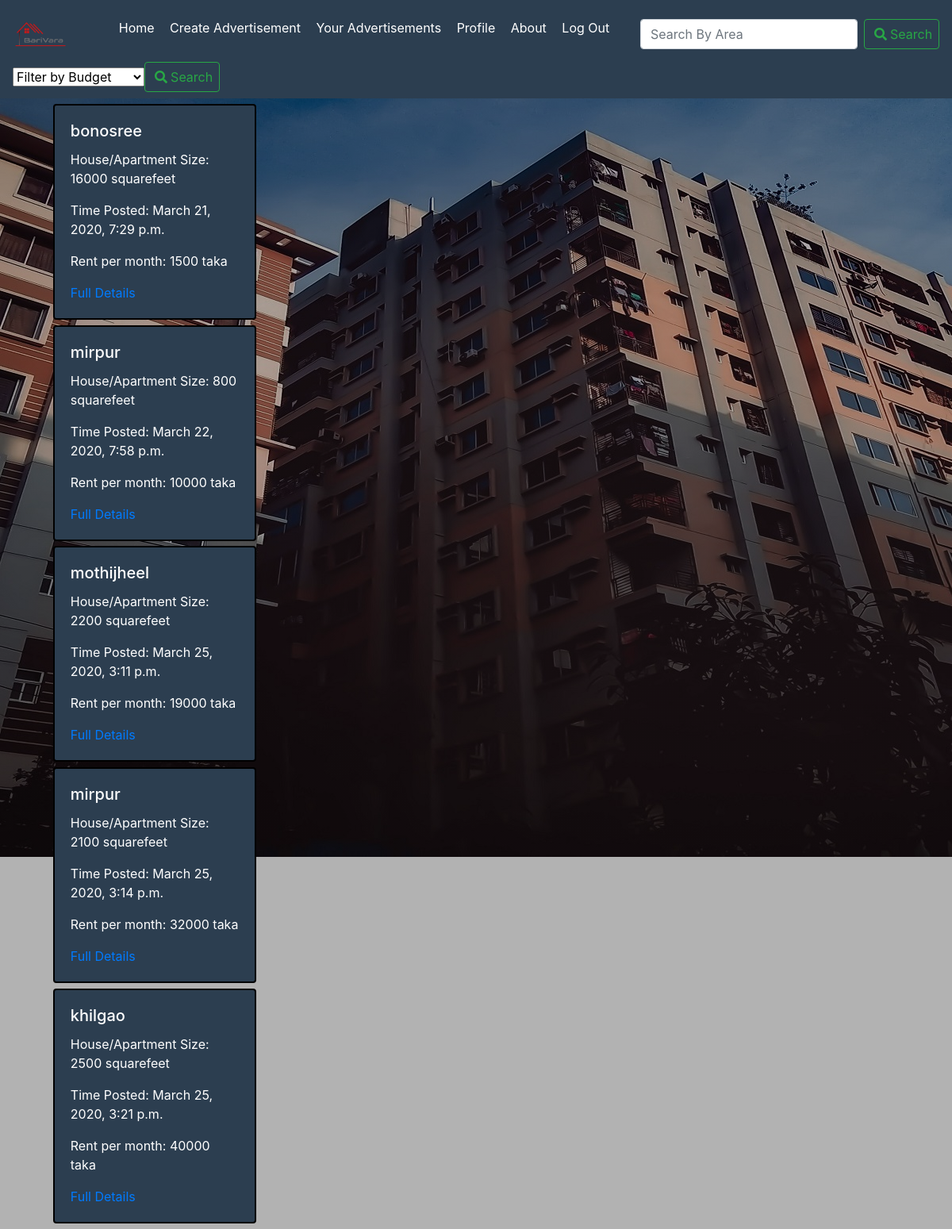
The app's page /BariVara/ with its own data.
### BariVara/models.py (models this page shows, shortened)
class advertisements(models.Model):
    PLACE=[
        ('mothijheel', 'Mothijheel'),
        ('bonosree', 'Bonosree'),
        ('mirpur', 'Mirpur'),
        ('khilgao', 'Khilgao'),
        ('gulshan', 'Gulshan'),
        ('badda', 'Badda'),
        ('uttora', 'Uttora'),
        ('banani', 'Banani'),
    ]
    place=models.CharField(max_length=30,choices=PLACE)
    address=models.CharField(max_length=50)
    bedroom=models.PositiveSmallIntegerField()
    bathroom=models.PositiveSmallIntegerField()
    rent=models.PositiveIntegerField()
    size=models.PositiveIntegerField()
    date_posted=models.DateTimeField(default=timezone.now)
    owner= models.ForeignKey(User,on_delete=models.CASCADE)
    number=models.PositiveIntegerField(null=True)

### BariVara/views.py (the view)
# urls.py: path('', views.HomePage, name='HomePage'),
def HomePage(request):
    context={
        'advertisements':advertisements.objects.all()
    }
    return render (request, 'BariVara/HomePage.html',context)

### BariVara/templates/BariVara/HomePage.html (shortened to what this page needs)
{% extends "BariVara/Base.html" %}
{% block content %}
<div class="container">
  {% for ad in advertisements %}
     <div class="col-sm-4">
        <div class="card" style="width: 16rem;">
          <div class="card-body">
            <h5 class="card-title">{{ad.place}}</h5>
            <p>House/Apartment Size: {{ad.size}} squarefeet</p>
            <p>Time Posted: {{ad.date_posted}}</p>
            <p>Rent per month: {{ad.rent}} taka</p>
            <a href='{% url 'advertisement_details' ad.id  %}' class="card-link">Full Details</a>
          </div>
        </div>
      </div>
  {% endfor %}
</div>
{% endblock content %}

### BariVara/templates/BariVara/Base.html (style rules this page uses)
body { background-color: #2C3E50; background:linear-gradient(rgba(0,0,0,.3),rgba(0,0,0,.3)),url('/BariVara/static/BariVara/City5.jpg') no-repeat; }

### BariVara/templates/BariVara/HomePage.html (style rules this page uses)
.card { background-color: #2C3E50; color: white; border: 2px solid black; margin: 2%; }

### records on screen
advertisements: place "bonosree", size "16000", date_posted "March 21, 2020, 7:29 p.m.", rent "1500"
advertisements: place "mirpur", size "800", date_posted "March 22, 2020, 7:58 p.m.", rent "10000"
advertisements: place "mothijheel", size "2200", date_posted "March 25, 2020, 3:11 p.m.", rent "19000"
advertisements: place "mirpur", size "2100", date_posted "March 25, 2020, 3:14 p.m.", rent "32000"
advertisements: place "khilgao", size "2500", date_posted "March 25, 2020, 3:21 p.m.", rent "40000"
